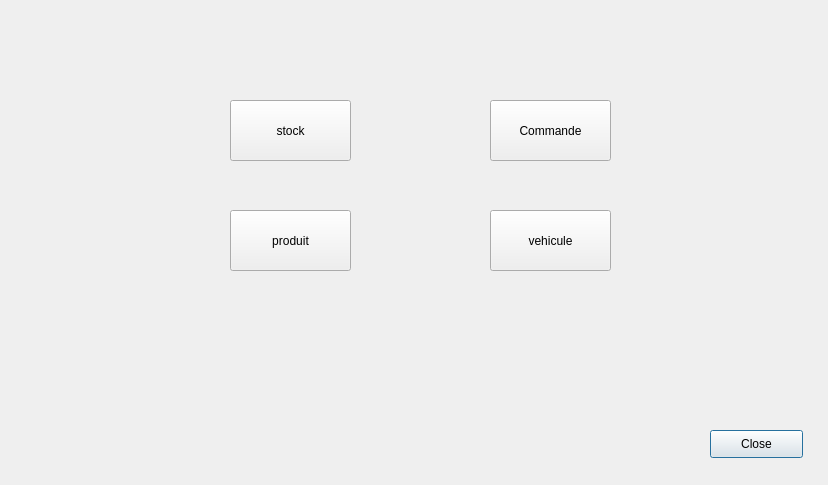
<?xml version="1.0" encoding="UTF-8"?>
<ui version="4.0">
 <class>dialogmenu</class>
 <widget class="QDialog" name="dialogmenu">
  <property name="geometry">
   <rect>
    <x>0</x>
    <y>0</y>
    <width>828</width>
    <height>485</height>
   </rect>
  </property>
  <property name="windowTitle">
   <string>Dialog</string>
  </property>
  <widget class="QPushButton" name="close">
   <property name="geometry">
    <rect>
     <x>710</x>
     <y>430</y>
     <width>93</width>
     <height>28</height>
    </rect>
   </property>
   <property name="text">
    <string>Close</string>
   </property>
  </widget>
  <widget class="QPushButton" name="stock">
   <property name="geometry">
    <rect>
     <x>230</x>
     <y>100</y>
     <width>121</width>
     <height>61</height>
    </rect>
   </property>
   <property name="text">
    <string>stock</string>
   </property>
  </widget>
  <widget class="QPushButton" name="produit">
   <property name="geometry">
    <rect>
     <x>230</x>
     <y>210</y>
     <width>121</width>
     <height>61</height>
    </rect>
   </property>
   <property name="text">
    <string>produit</string>
   </property>
  </widget>
  <widget class="QPushButton" name="commande">
   <property name="geometry">
    <rect>
     <x>490</x>
     <y>100</y>
     <width>121</width>
     <height>61</height>
    </rect>
   </property>
   <property name="text">
    <string>Commande</string>
   </property>
  </widget>
  <widget class="QPushButton" name="vehicule">
   <property name="geometry">
    <rect>
     <x>490</x>
     <y>210</y>
     <width>121</width>
     <height>61</height>
    </rect>
   </property>
   <property name="text">
    <string>vehicule</string>
   </property>
  </widget>
 </widget>
 <resources/>
 <connections/>
</ui>
